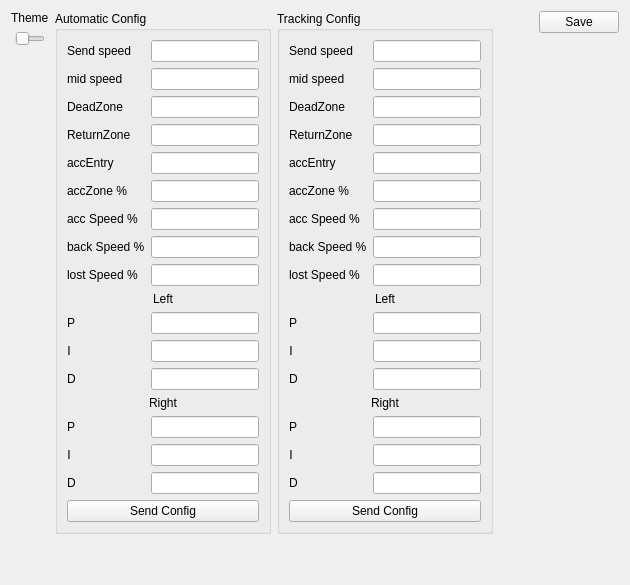
      <widget class="QWidget" name="tab_2">
       <attribute name="title">
        <string>Config</string>
       </attribute>
       <layout class="QGridLayout" name="gridLayout_5">
        <item row="0" column="4" alignment="Qt::AlignmentFlag::AlignTop">
         <widget class="QPushButton" name="pushButton_save">
          <property name="sizePolicy">
           <sizepolicy hsizetype="Fixed" vsizetype="Fixed">
            <horstretch>0</horstretch>
            <verstretch>0</verstretch>
           </sizepolicy>
          </property>
          <property name="text">
           <string>Save</string>
          </property>
         </widget>
        </item>
        <item row="0" column="2">
         <widget class="QGroupBox" name="groupBox_5">
          <property name="title">
           <string>Tracking Config</string>
          </property>
          <layout class="QGridLayout" name="gridLayout_12">
           <item row="0" column="0">
            <layout class="QVBoxLayout" name="verticalLayout_17">
             <item>
              <layout class="QFormLayout" name="formLayout_3">
               <item row="0" column="0">
                <widget class="QLabel" name="label_21">
                 <property name="text">
                  <string>Send speed</string>
                 </property>
                </widget>
               </item>
               <item row="0" column="1">
                <widget class="QLineEdit" name="config_lineEdit_2"/>
               </item>
               <item row="1" column="0">
                <widget class="QLabel" name="label_41">
                 <property name="text">
                  <string>mid speed</string>
                 </property>
                </widget>
               </item>
               <item row="1" column="1">
                <widget class="QLineEdit" name="mid_Speed_lineEdit_2">
                 <property name="sizePolicy">
                  <sizepolicy hsizetype="Minimum" vsizetype="Fixed">
                   <horstretch>0</horstretch>
                   <verstretch>0</verstretch>
                  </sizepolicy>
                 </property>
                 <property name="styleSheet">
                  <string notr="true"/>
                 </property>
                </widget>
               </item>
               <item row="2" column="0">
                <widget class="QLabel" name="label_22">
                 <property name="text">
                  <string>DeadZone</string>
                 </property>
                </widget>
               </item>
               <item row="2" column="1">
                <widget class="QLineEdit" name="lineEdit_deadZone_2"/>
               </item>
               <item row="3" column="0">
                <widget class="QLabel" name="label_23">
                 <property name="text">
                  <string>ReturnZone</string>
                 </property>
                </widget>
               </item>
               <item row="3" column="1">
                <widget class="QLineEdit" name="lineEdit_returnZone_2"/>
               </item>
               <item row="4" column="0">
                <widget class="QLabel" name="label_24">
                 <property name="text">
                  <string>accEntry</string>
                 </property>
                </widget>
               </item>
               <item row="4" column="1">
                <widget class="QLineEdit" name="lineEdit_accEntry_2"/>
               </item>
               <item row="5" column="0">
                <widget class="QLabel" name="label_25">
                 <property name="text">
                  <string>accZone %</string>
                 </property>
                </widget>
               </item>
               <item row="5" column="1">
                <widget class="QLineEdit" name="lineEdit_accZone_2"/>
               </item>
               <item row="6" column="0">
                <widget class="QLabel" name="label_26">
                 <property name="text">
                  <string>acc Speed %</string>
                 </property>
                </widget>
               </item>
               <item row="6" column="1">
                <widget class="QLineEdit" name="lineEdit_accSpeed_2"/>
               </item>
               <item row="7" column="0">
                <widget class="QLabel" name="label_27">
                 <property name="text">
                  <string>back Speed %</string>
                 </property>
                </widget>
               </item>
               <item row="7" column="1">
                <widget class="QLineEdit" name="lineEdit_backSpeed_2"/>
               </item>
               <item row="8" column="0">
                <widget class="QLabel" name="label_28">
                 <property name="text">
                  <string>lost Speed %</string>
                 </property>
                </widget>
               </item>
               <item row="8" column="1">
                <widget class="QLineEdit" name="lineEdit_lostSpeed_2"/>
               </item>
               <item row="9" column="0" colspan="2">
                <widget class="QLabel" name="label_39">
                 <property name="sizePolicy">
                  <sizepolicy hsizetype="Minimum" vsizetype="Preferred">
                   <horstretch>0</horstretch>
                   <verstretch>0</verstretch>
                  </sizepolicy>
                 </property>
                 <property name="minimumSize">
                  <size>
                   <width>30</width>
                   <height>0</height>
                  </size>
                 </property>
                 <property name="text">
                  <string>Left</string>
                 </property>
                 <property name="alignment">
                  <set>Qt::AlignmentFlag::AlignCenter</set>
                 </property>
                </widget>
               </item>
               <item row="10" column="0">
                <widget class="QLabel" name="label_35">
                 <property name="sizePolicy">
                  <sizepolicy hsizetype="Minimum" vsizetype="Minimum">
                   <horstretch>0</horstretch>
                   <verstretch>0</verstretch>
                  </sizepolicy>
                 </property>
                 <property name="minimumSize">
                  <size>
                   <width>0</width>
                   <height>0</height>
                  </size>
                 </property>
                 <property name="text">
                  <string>P</string>
                 </property>
                 <property name="scaledContents">
                  <bool>false</bool>
                 </property>
                 <property name="alignment">
                  <set>Qt::AlignmentFlag::AlignCenter</set>
                 </property>
                 <property name="wordWrap">
                  <bool>false</bool>
                 </property>
                </widget>
               </item>
               <item row="10" column="1">
                <widget class="QLineEdit" name="P_L_lineEdit_2">
                 <property name="sizePolicy">
                  <sizepolicy hsizetype="Minimum" vsizetype="Fixed">
                   <horstretch>0</horstretch>
                   <verstretch>0</verstretch>
                  </sizepolicy>
                 </property>
                </widget>
               </item>
               <item row="11" column="0">
                <widget class="QLabel" name="label_38">
                 <property name="sizePolicy">
                  <sizepolicy hsizetype="Minimum" vsizetype="Minimum">
                   <horstretch>0</horstretch>
                   <verstretch>0</verstretch>
                  </sizepolicy>
                 </property>
                 <property name="minimumSize">
                  <size>
                   <width>0</width>
                   <height>0</height>
                  </size>
                 </property>
                 <property name="text">
                  <string>I</string>
                 </property>
                 <property name="alignment">
                  <set>Qt::AlignmentFlag::AlignCenter</set>
                 </property>
                </widget>
               </item>
               <item row="11" column="1">
                <widget class="QLineEdit" name="I_L_lineEdit_2">
                 <property name="sizePolicy">
                  <sizepolicy hsizetype="Minimum" vsizetype="Fixed">
                   <horstretch>0</horstretch>
                   <verstretch>0</verstretch>
                  </sizepolicy>
                 </property>
                </widget>
               </item>
               <item row="12" column="0">
                <widget class="QLabel" name="label_33">
                 <property name="sizePolicy">
                  <sizepolicy hsizetype="Minimum" vsizetype="Minimum">
                   <horstretch>0</horstretch>
                   <verstretch>0</verstretch>
                  </sizepolicy>
                 </property>
                 <property name="minimumSize">
                  <size>
                   <width>0</width>
                   <height>0</height>
                  </size>
                 </property>
                 <property name="text">
                  <string>D</string>
                 </property>
                 <property name="alignment">
                  <set>Qt::AlignmentFlag::AlignCenter</set>
                 </property>
                </widget>
               </item>
               <item row="12" column="1">
                <widget class="QLineEdit" name="D_L_lineEdit_2">
                 <property name="sizePolicy">
                  <sizepolicy hsizetype="Minimum" vsizetype="Fixed">
                   <horstretch>0</horstretch>
                   <verstretch>0</verstretch>
                  </sizepolicy>
                 </property>
                </widget>
               </item>
               <item row="13" column="0" colspan="2">
                <widget class="QLabel" name="label_37">
                 <property name="sizePolicy">
                  <sizepolicy hsizetype="Minimum" vsizetype="Preferred">
                   <horstretch>0</horstretch>
                   <verstretch>0</verstretch>
                  </sizepolicy>
                 </property>
                 <property name="minimumSize">
                  <size>
                   <width>30</width>
                   <height>0</height>
                  </size>
                 </property>
                 <property name="text">
                  <string>Right</string>
                 </property>
                 <property name="alignment">
                  <set>Qt::AlignmentFlag::AlignCenter</set>
                 </property>
                </widget>
               </item>
               <item row="14" column="0">
                <widget class="QLabel" name="label_34">
                 <property name="sizePolicy">
                  <sizepolicy hsizetype="Minimum" vsizetype="Minimum">
                   <horstretch>0</horstretch>
                   <verstretch>0</verstretch>
                  </sizepolicy>
                 </property>
                 <property name="minimumSize">
                  <size>
                   <width>0</width>
                   <height>0</height>
                  </size>
                 </property>
                 <property name="text">
                  <string>P</string>
                 </property>
                 <property name="alignment">
                  <set>Qt::AlignmentFlag::AlignCenter</set>
                 </property>
                </widget>
               </item>
               <item row="14" column="1">
                <widget class="QLineEdit" name="P_R_lineEdit_2">
                 <property name="sizePolicy">
                  <sizepolicy hsizetype="Minimum" vsizetype="Fixed">
                   <horstretch>0</horstretch>
                   <verstretch>0</verstretch>
                  </sizepolicy>
                 </property>
                </widget>
               </item>
               <item row="15" column="0">
                <widget class="QLabel" name="label_32">
                 <property name="sizePolicy">
                  <sizepolicy hsizetype="Minimum" vsizetype="Minimum">
                   <horstretch>0</horstretch>
                   <verstretch>0</verstretch>
                  </sizepolicy>
                 </property>
                 <property name="minimumSize">
                  <size>
                   <width>0</width>
                   <height>0</height>
                  </size>
                 </property>
                 <property name="text">
                  <string>I</string>
                 </property>
                 <property name="alignment">
                  <set>Qt::AlignmentFlag::AlignCenter</set>
                 </property>
                </widget>
               </item>
               <item row="15" column="1">
                <widget class="QLineEdit" name="I_R_lineEdit_2">
                 <property name="sizePolicy">
                  <sizepolicy hsizetype="Minimum" vsizetype="Fixed">
                   <horstretch>0</horstretch>
                   <verstretch>0</verstretch>
                  </sizepolicy>
                 </property>
                </widget>
               </item>
               <item row="16" column="0">
                <widget class="QLabel" name="label_36">
                 <property name="sizePolicy">
                  <sizepolicy hsizetype="Minimum" vsizetype="Minimum">
                   <horstretch>0</horstretch>
                   <verstretch>0</verstretch>
                  </sizepolicy>
                 </property>
                 <property name="minimumSize">
                  <size>
                   <width>0</width>
                   <height>0</height>
                  </size>
                 </property>
                 <property name="text">
                  <string>D</string>
                 </property>
                 <property name="alignment">
                  <set>Qt::AlignmentFlag::AlignCenter</set>
                 </property>
                </widget>
               </item>
               <item row="16" column="1">
                <widget class="QLineEdit" name="D_R_lineEdit_2">
                 <property name="sizePolicy">
                  <sizepolicy hsizetype="Minimum" vsizetype="Fixed">
                   <horstretch>0</horstretch>
                   <verstretch>0</verstretch>
                  </sizepolicy>
                 </property>
                </widget>
               </item>
              </layout>
             </item>
             <item>
              <widget class="QPushButton" name="config_pushButton_2">
               <property name="text">
                <string>Send Config</string>
               </property>
              </widget>
             </item>
            </layout>
           </item>
          </layout>
         </widget>
        </item>
        <item row="0" column="0">
         <layout class="QVBoxLayout" name="verticalLayout_15">
          <item>
           <widget class="QLabel" name="label">
            <property name="text">
             <string>Theme</string>
            </property>
           </widget>
          </item>
          <item alignment="Qt::AlignmentFlag::AlignHCenter">
           <widget class="QSlider" name="horizontalSlider">
            <property name="sizePolicy">
             <sizepolicy hsizetype="Maximum" vsizetype="Fixed">
              <horstretch>0</horstretch>
              <verstretch>0</verstretch>
             </sizepolicy>
            </property>
            <property name="maximumSize">
             <size>
              <width>30</width>
              <height>16777215</height>
             </size>
            </property>
            <property name="layoutDirection">
             <enum>Qt::LayoutDirection::LeftToRight</enum>
            </property>
            <property name="maximum">
             <number>1</number>
            </property>
            <property name="tracking">
             <bool>false</bool>
            </property>
            <property name="orientation">
             <enum>Qt::Orientation::Horizontal</enum>
            </property>
           </widget>
          </item>
          <item>
           <spacer name="verticalSpacer_5">
            <property name="orientation">
             <enum>Qt::Orientation::Vertical</enum>
            </property>
            <property name="sizeHint" stdset="0">
             <size>
              <width>20</width>
              <height>40</height>
             </size>
            </property>
           </spacer>
          </item>
         </layout>
        </item>
        <item row="3" column="4">
         <spacer name="verticalSpacer_8">
          <property name="orientation">
           <enum>Qt::Orientation::Vertical</enum>
          </property>
          <property name="sizeHint" stdset="0">
           <size>
            <width>20</width>
            <height>40</height>
           </size>
          </property>
         </spacer>
        </item>
        <item row="0" column="3">
         <spacer name="horizontalSpacer">
          <property name="orientation">
           <enum>Qt::Orientation::Horizontal</enum>
          </property>
          <property name="sizeHint" stdset="0">
           <size>
            <width>40</width>
            <height>20</height>
           </size>
          </property>
         </spacer>
        </item>
        <item row="0" column="1">
         <widget class="QGroupBox" name="groupBox_3">
          <property name="title">
           <string>Automatic Config</string>
          </property>
          <layout class="QGridLayout" name="gridLayout_10">
           <item row="0" column="0">
            <layout class="QVBoxLayout" name="verticalLayout_7">
             <item>
              <layout class="QFormLayout" name="formLayout_2">
               <item row="0" column="0">
                <widget class="QLabel" name="label_19">
                 <property name="text">
                  <string>Send speed</string>
                 </property>
                </widget>
               </item>
               <item row="0" column="1">
                <widget class="QLineEdit" name="config_lineEdit"/>
               </item>
               <item row="1" column="0">
                <widget class="QLabel" name="label_40">
                 <property name="text">
                  <string>mid speed</string>
                 </property>
                </widget>
               </item>
               <item row="1" column="1">
                <widget class="QLineEdit" name="mid_Speed_lineEdit">
                 <property name="sizePolicy">
                  <sizepolicy hsizetype="Minimum" vsizetype="Fixed">
                   <horstretch>0</horstretch>
                   <verstretch>0</verstretch>
                  </sizepolicy>
                 </property>
                 <property name="styleSheet">
                  <string notr="true"/>
                 </property>
                </widget>
               </item>
               <item row="2" column="0">
                <widget class="QLabel" name="label_6">
                 <property name="text">
                  <string>DeadZone</string>
                 </property>
                </widget>
               </item>
               <item row="2" column="1">
                <widget class="QLineEdit" name="lineEdit_deadZone"/>
               </item>
               <item row="3" column="0">
                <widget class="QLabel" name="label_10">
                 <property name="text">
                  <string>ReturnZone</string>
                 </property>
                </widget>
               </item>
               <item row="3" column="1">
                <widget class="QLineEdit" name="lineEdit_returnZone"/>
               </item>
               <item row="4" column="0">
                <widget class="QLabel" name="label_12">
                 <property name="text">
                  <string>accEntry</string>
                 </property>
                </widget>
               </item>
               <item row="4" column="1">
                <widget class="QLineEdit" name="lineEdit_accEntry"/>
               </item>
               <item row="5" column="0">
                <widget class="QLabel" name="label_11">
                 <property name="text">
                  <string>accZone %</string>
                 </property>
                </widget>
               </item>
               <item row="5" column="1">
                <widget class="QLineEdit" name="lineEdit_accZone"/>
               </item>
               <item row="6" column="0">
                <widget class="QLabel" name="label_16">
                 <property name="text">
                  <string>acc Speed %</string>
                 </property>
                </widget>
               </item>
               <item row="6" column="1">
                <widget class="QLineEdit" name="lineEdit_accSpeed"/>
               </item>
               <item row="7" column="0">
                <widget class="QLabel" name="label_17">
                 <property name="text">
                  <string>back Speed %</string>
                 </property>
                </widget>
               </item>
               <item row="7" column="1">
                <widget class="QLineEdit" name="lineEdit_backSpeed"/>
               </item>
               <item row="8" column="0">
                <widget class="QLabel" name="label_18">
                 <property name="text">
                  <string>lost Speed %</string>
                 </property>
                </widget>
               </item>
               <item row="8" column="1">
                <widget class="QLineEdit" name="lineEdit_lostSpeed"/>
               </item>
               <item row="9" column="0" colspan="2">
                <widget class="QLabel" name="label_4">
                 <property name="sizePolicy">
                  <sizepolicy hsizetype="Minimum" vsizetype="Preferred">
                   <horstretch>0</horstretch>
                   <verstretch>0</verstretch>
                  </sizepolicy>
                 </property>
                 <property name="minimumSize">
                  <size>
                   <width>30</width>
                   <height>0</height>
                  </size>
                 </property>
                 <property name="text">
                  <string>Left</string>
                 </property>
                 <property name="alignment">
                  <set>Qt::AlignmentFlag::AlignCenter</set>
                 </property>
                </widget>
               </item>
               <item row="13" column="0" colspan="2">
                <widget class="QLabel" name="label_5">
                 <property name="sizePolicy">
                  <sizepolicy hsizetype="Minimum" vsizetype="Preferred">
                   <horstretch>0</horstretch>
                   <verstretch>0</verstretch>
                  </sizepolicy>
                 </property>
                 <property name="minimumSize">
                  <size>
                   <width>30</width>
                   <height>0</height>
                  </size>
                 </property>
                 <property name="text">
                  <string>Right</string>
                 </property>
                 <property name="alignment">
                  <set>Qt::AlignmentFlag::AlignCenter</set>
                 </property>
                </widget>
               </item>
               <item row="14" column="0">
                <widget class="QLabel" name="label_30">
                 <property name="sizePolicy">
                  <sizepolicy hsizetype="Minimum" vsizetype="Minimum">
                   <horstretch>0</horstretch>
                   <verstretch>0</verstretch>
                  </sizepolicy>
                 </property>
                 <property name="minimumSize">
                  <size>
                   <width>0</width>
                   <height>0</height>
                  </size>
                 </property>
                 <property name="text">
                  <string>P</string>
                 </property>
                 <property name="alignment">
                  <set>Qt::AlignmentFlag::AlignCenter</set>
                 </property>
                </widget>
               </item>
               <item row="14" column="1">
                <widget class="QLineEdit" name="P_R_lineEdit">
                 <property name="sizePolicy">
                  <sizepolicy hsizetype="Minimum" vsizetype="Fixed">
                   <horstretch>0</horstretch>
                   <verstretch>0</verstretch>
                  </sizepolicy>
                 </property>
                </widget>
               </item>
               <item row="15" column="0">
                <widget class="QLabel" name="label_14">
                 <property name="sizePolicy">
                  <sizepolicy hsizetype="Minimum" vsizetype="Minimum">
                   <horstretch>0</horstretch>
                   <verstretch>0</verstretch>
                  </sizepolicy>
                 </property>
                 <property name="minimumSize">
                  <size>
                   <width>0</width>
                   <height>0</height>
                  </size>
                 </property>
                 <property name="text">
                  <string>I</string>
                 </property>
                 <property name="alignment">
                  <set>Qt::AlignmentFlag::AlignCenter</set>
                 </property>
                </widget>
               </item>
               <item row="15" column="1">
                <widget class="QLineEdit" name="I_R_lineEdit">
                 <property name="sizePolicy">
                  <sizepolicy hsizetype="Minimum" vsizetype="Fixed">
                   <horstretch>0</horstretch>
                   <verstretch>0</verstretch>
                  </sizepolicy>
                 </property>
                </widget>
               </item>
               <item row="16" column="0">
                <widget class="QLabel" name="label_15">
                 <property name="sizePolicy">
                  <sizepolicy hsizetype="Minimum" vsizetype="Minimum">
                   <horstretch>0</horstretch>
                   <verstretch>0</verstretch>
                  </sizepolicy>
                 </property>
                 <property name="minimumSize">
                  <size>
                   <width>0</width>
                   <height>0</height>
                  </size>
                 </property>
                 <property name="text">
                  <string>D</string>
                 </property>
                 <property name="alignment">
                  <set>Qt::AlignmentFlag::AlignCenter</set>
                 </property>
                </widget>
               </item>
               <item row="16" column="1">
                <widget class="QLineEdit" name="D_R_lineEdit">
                 <property name="sizePolicy">
                  <sizepolicy hsizetype="Minimum" vsizetype="Fixed">
                   <horstretch>0</horstretch>
                   <verstretch>0</verstretch>
                  </sizepolicy>
                 </property>
                </widget>
               </item>
               <item row="10" column="0">
                <widget class="QLabel" name="label_13">
                 <property name="sizePolicy">
                  <sizepolicy hsizetype="Minimum" vsizetype="Minimum">
                   <horstretch>0</horstretch>
                   <verstretch>0</verstretch>
                  </sizepolicy>
                 </property>
                 <property name="minimumSize">
                  <size>
                   <width>0</width>
                   <height>0</height>
                  </size>
                 </property>
                 <property name="text">
                  <string>P</string>
                 </property>
                 <property name="alignment">
                  <set>Qt::AlignmentFlag::AlignCenter</set>
                 </property>
                </widget>
               </item>
               <item row="10" column="1">
                <widget class="QLineEdit" name="P_L_lineEdit">
                 <property name="sizePolicy">
                  <sizepolicy hsizetype="Minimum" vsizetype="Fixed">
                   <horstretch>0</horstretch>
                   <verstretch>0</verstretch>
                  </sizepolicy>
                 </property>
                </widget>
               </item>
               <item row="11" column="1">
                <widget class="QLineEdit" name="I_L_lineEdit">
                 <property name="sizePolicy">
                  <sizepolicy hsizetype="Minimum" vsizetype="Fixed">
                   <horstretch>0</horstretch>
                   <verstretch>0</verstretch>
                  </sizepolicy>
                 </property>
                </widget>
               </item>
               <item row="12" column="1">
                <widget class="QLineEdit" name="D_L_lineEdit">
                 <property name="sizePolicy">
                  <sizepolicy hsizetype="Minimum" vsizetype="Fixed">
                   <horstretch>0</horstretch>
                   <verstretch>0</verstretch>
                  </sizepolicy>
                 </property>
                </widget>
               </item>
               <item row="11" column="0">
                <widget class="QLabel" name="label_31">
                 <property name="sizePolicy">
                  <sizepolicy hsizetype="Minimum" vsizetype="Minimum">
                   <horstretch>0</horstretch>
                   <verstretch>0</verstretch>
                  </sizepolicy>
                 </property>
                 <property name="minimumSize">
                  <size>
                   <width>0</width>
                   <height>0</height>
                  </size>
                 </property>
                 <property name="text">
                  <string>I</string>
                 </property>
                 <property name="alignment">
                  <set>Qt::AlignmentFlag::AlignCenter</set>
                 </property>
                </widget>
               </item>
               <item row="12" column="0">
                <widget class="QLabel" name="label_29">
                 <property name="sizePolicy">
                  <sizepolicy hsizetype="Minimum" vsizetype="Minimum">
                   <horstretch>0</horstretch>
                   <verstretch>0</verstretch>
                  </sizepolicy>
                 </property>
                 <property name="minimumSize">
                  <size>
                   <width>0</width>
                   <height>0</height>
                  </size>
                 </property>
                 <property name="text">
                  <string>D</string>
                 </property>
                 <property name="alignment">
                  <set>Qt::AlignmentFlag::AlignCenter</set>
                 </property>
                </widget>
               </item>
              </layout>
             </item>
             <item>
              <widget class="QPushButton" name="config_pushButton">
               <property name="text">
                <string>Send Config</string>
               </property>
              </widget>
             </item>
            </layout>
           </item>
          </layout>
         </widget>
        </item>
       </layout>
      </widget>
